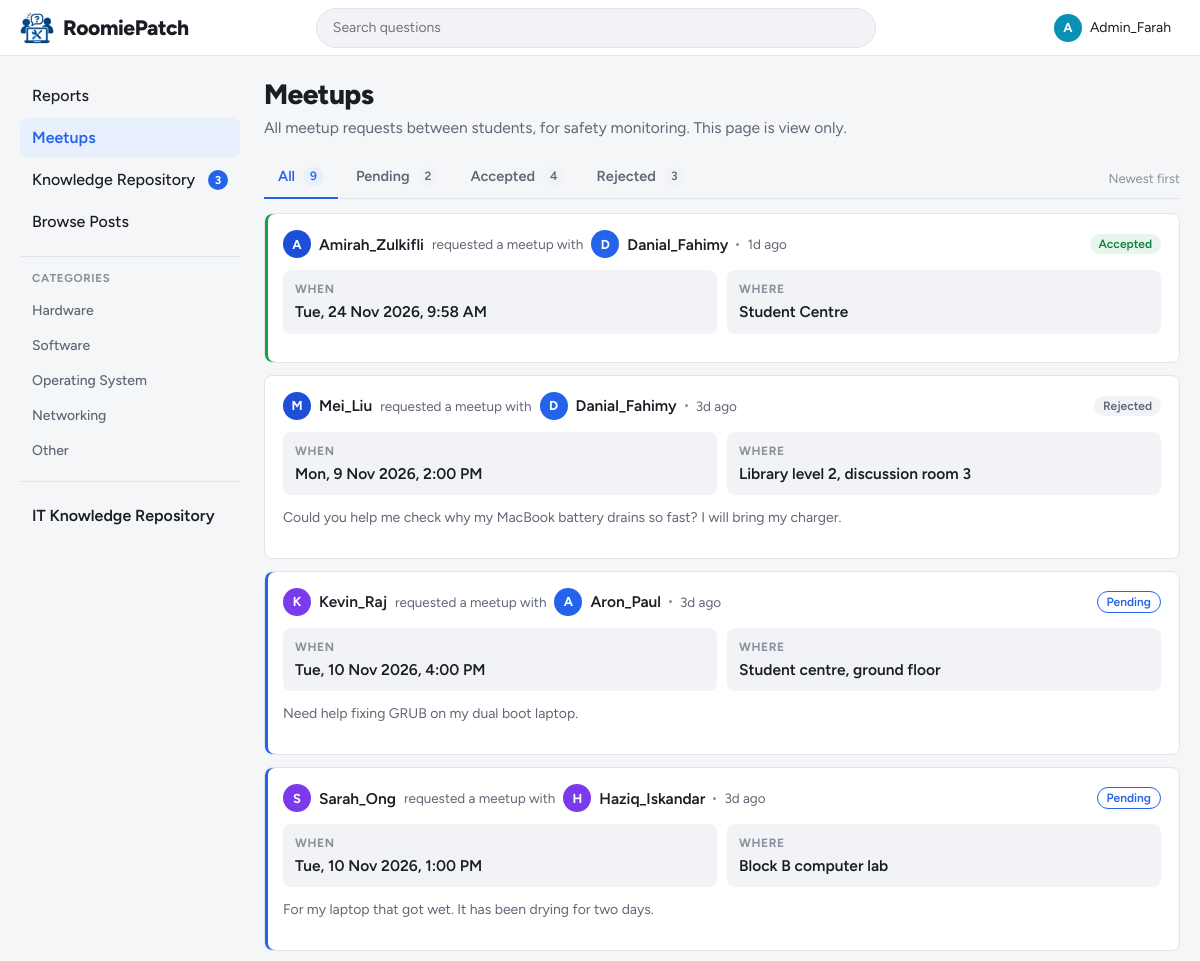
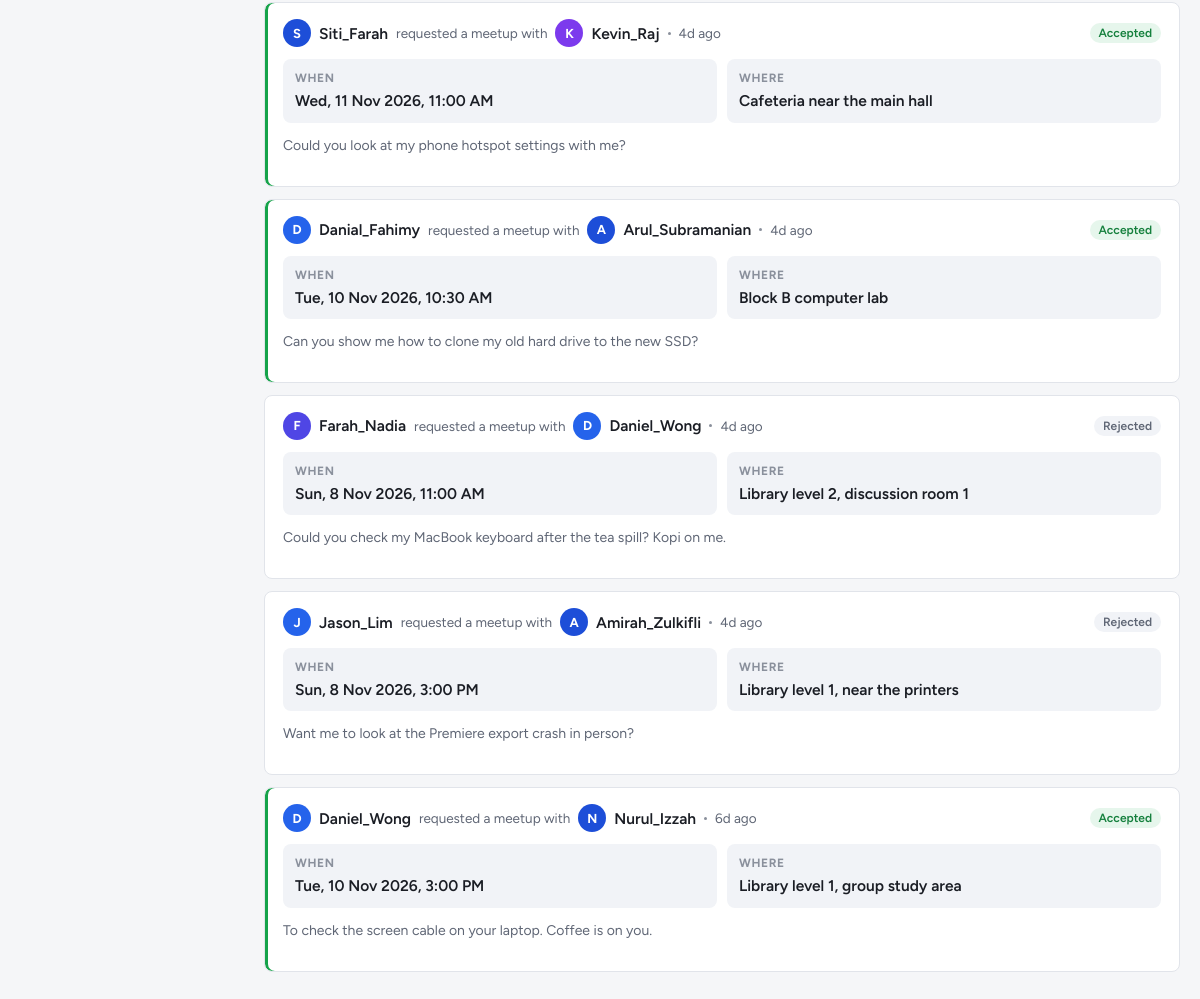
The page /admin/meetups.php (signed in) on the database its author committed (2 pictures, top to bottom).
### tables this page shows
CREATE TABLE categories (
    category_id   INT AUTO_INCREMENT PRIMARY KEY,
    category_name VARCHAR(50) NOT NULL UNIQUE
);

CREATE TABLE meetup_requests (
    meetup_id         INT AUTO_INCREMENT PRIMARY KEY,
    requester_id      INT NOT NULL,
    recipient_id      INT NOT NULL,
    proposed_datetime DATETIME NOT NULL,
    location          VARCHAR(150) NOT NULL,
    message           TEXT NULL,
    status            ENUM('Pending', 'Accepted', 'Rejected') NOT NULL DEFAULT 'Pending',
    created_at        DATETIME NOT NULL DEFAULT CURRENT_TIMESTAMP,
     
    updated_at        DATETIME NOT NULL DEFAULT CURRENT_TIMESTAMP ON UPDATE CURRENT_TIMESTAMP,
    FOREIGN KEY (requester_id) REFERENCES users(user_id) ON DELETE CASCADE,
    FOREIGN KEY (recipient_id) REFERENCES users(user_id) ON DELETE CASCADE
);

CREATE TABLE users (
    user_id   INT AUTO_INCREMENT PRIMARY KEY,
    username  VARCHAR(50)  NOT NULL UNIQUE,
    login_id  VARCHAR(20)  NOT NULL UNIQUE,       
    password  VARCHAR(255) NOT NULL,              
    role      ENUM('student', 'admin') NOT NULL DEFAULT 'student',
     
     
    reputation INT NOT NULL DEFAULT 0,
     
     
    is_certified_technician TINYINT(1) NOT NULL DEFAULT 0,
    bio       TEXT NULL
);

### admin/meetups.php (the view, shortened to what this page needs)
<?php
$active = 'meetups';
include '../includes/header.php';
$statuses = ['Pending', 'Accepted', 'Rejected'];
$status = ucfirst(strtolower(get_text('status')));
if (!in_array($status, $statuses, true)) {
    $status = '';
}
$counts = ['Pending' => 0, 'Accepted' => 0, 'Rejected' => 0];
foreach ($conn->query('SELECT status, COUNT(*) AS total FROM meetup_requests GROUP BY status') as $row) {
    $counts[$row['status']] = (int) $row['total'];
}
$total = array_sum($counts);
$sql = 'SELECT m.*, req.username AS requester_name, rec.username AS recipient_name
        FROM meetup_requests m
        JOIN users req ON req.user_id = m.requester_id
        JOIN users rec ON rec.user_id = m.recipient_id';
if ($status !== '') {
    $stmt = $conn->prepare($sql . ' WHERE m.status = ? ORDER BY m.created_at DESC');
    $stmt->bind_param('s', $status);
} else {
    $stmt = $conn->prepare($sql . ' ORDER BY m.created_at DESC');
}
$stmt->execute();
$meetups = $stmt->get_result()->fetch_all(MYSQLI_ASSOC);
$profile_url = BASE_URL . 'student/profile.php?id=';
?>
<main class="content">
    <div class="page-head">
        <h1>Meetups</h1>
        <p>All meetup requests between students, for safety monitoring. This page is view only.</p>
    </div>
    <div class="tabs-row">
        <nav class="tabs" aria-label="Meetup status">
            <a class="tab<?= $status === '' ? ' active' : '' ?>" href="meetups.php" <?= $status === '' ? 'aria-current="page"' : '' ?>>
                All <span class="tab-count"><?= $total ?></span>
            </a>
            <?php foreach ($statuses as $s): ?>
                <a class="tab<?= $status === $s ? ' active' : '' ?>" href="meetups.php?status=<?= strtolower($s) ?>"
                   <?= $status === $s ? 'aria-current="page"' : '' ?>>
                    <?= $s ?> <span class="tab-count"><?= $counts[$s] ?></span>
                </a>
            <?php endforeach; ?>
        </nav>
        <span class="sort-label">Newest first</span>
    </div>
    <?php if (!$meetups): ?>
        <div class="feed">
            <div class="empty-state">
                <strong>No meetup requests<?= $status !== '' ? ' with this status' : '' ?></strong>
                Meetup requests sent between students will appear here.
            </div>
        </div>
    <?php else: ?>
        <div class="report-list">
            <?php foreach ($meetups as $m): ?>
                <?php $status_class = strtolower($m['status']); ?>
                <article class="meetup-card <?= $status_class ?>">
                    <div class="meetup-head">
                        <a class="author-chip" href="<?= $profile_url . (int) $m['requester_id'] ?>">
                            <?= avatar($m['requester_name'], 'sm') ?><?= e($m['requester_name']) ?>
                        </a>
                        <span class="muted">requested a meetup with</span>
                        <a class="author-chip" href="<?= $profile_url . (int) $m['recipient_id'] ?>">
                            <?= avatar($m['recipient_name'], 'sm') ?><?= e($m['recipient_name']) ?>
                        </a>
                        <span class="dot" aria-hidden="true"></span>
                        <time class="muted" datetime="<?= e($m['created_at']) ?>"><?= e(time_ago($m['created_at'])) ?></time>
                        <span class="meetup-status <?= $status_class ?>"><?= e($m['status']) ?></span>
                    </div>
                    <dl class="meetup-details">
                        <div><dt>When</dt><dd><?= e(meetup_time($m['proposed_datetime'])) ?></dd></div>
                        <div><dt>Where</dt><dd><?= e($m['location']) ?></dd></div>
                    </dl>
                    <?php if ($m['message'] !== null && $m['message'] !== ''): ?>
                        <p class="meetup-message"><?= nl2br(e($m['message'])) ?></p>
                    <?php endif; ?>
                </article>
            <?php endforeach; ?>
        </div>
    <?php endif; ?>
</main>
<?php include '../includes/footer.php'; ?>

### includes/functions.php (shortened to what this page needs)
<?php
function e($text)
{
    return htmlspecialchars((string) $text, ENT_QUOTES, 'UTF-8');
}
function time_ago($datetime)
{
    $seconds = time() - strtotime($datetime);
    if ($seconds < 7 * 86400) {
        return floor($seconds / 86400) . 'd ago';
    }
    return date('j M Y', strtotime($datetime));
}
function meetup_time($datetime)
{
    return date('D, j M Y, g:i A', strtotime($datetime));
}
function avatar($username, $size = 'md')
{
    $colours = ['#2563eb', '#0891b2', '#4f46e5', '#0d9488', '#7c3aed', '#1d4ed8'];
    $colour = $colours[crc32($username) % count($colours)];
    $letter = strtoupper(mb_substr($username, 0, 1));
    return '<span class="avatar avatar-' . e($size) . '" style="background:' . $colour . '" aria-hidden="true">'
        . e($letter) . '</span>';
}
function get_text($name, $max = 100)
{
    $value = $_GET[$name] ?? '';
    return mb_substr(trim($value), 0, $max);
}

### includes/sidebar.php (shortened to what this page needs)
<?php
function nav_link($key, $href, $icon_name, $label, $active, $badge = null)
{
    $class = $key === $active ? 'nav-link active' : 'nav-link';
    $current = $key === $active ? ' aria-current="page"' : '';
    $badge_html = '';
    if ($badge !== null) {
        $badge_html = '<span class="nav-badge" data-badge="' . $key . '"' . ($badge > 0 ? '' : ' hidden') . '>'
            . ($badge > 99 ? '99+' : $badge) . '</span>';
    }
    return '<a class="' . $class . '" href="' . BASE_URL . $href . '"' . $current . '>'
        . icon($icon_name) . '<span>' . e($label) . '</span>' . $badge_html . '</a>';
}
?>
<nav class="sidebar" aria-label="Main">
    <?php if ($is_admin): ?>
        <div class="nav-group">
            <?= nav_link('reports', 'admin/dashboard.php', 'flag', 'Reports', $active) ?>
            <?= nav_link('meetups', 'admin/meetups.php', 'meetup', 'Meetups', $active) ?>
            <?php $repo_pending = (int) $conn->query("SELECT COUNT(*) FROM repository_entries WHERE status = 'Pending'")->fetch_row()[0]; ?>
            <?= nav_link('repository_admin', 'admin/repository.php', 'book', 'Knowledge Repository', $active, $repo_pending) ?>
            <?= nav_link('browse', 'student/browse.php', 'list', 'Browse Posts', $active) ?>
        </div>
    <?php endif; ?>
    <div class="nav-group">
        <h2 class="nav-heading">Categories</h2>
        <?php
        $categories = $conn->query('SELECT category_id, category_name FROM categories ORDER BY category_id');
        while ($cat = $categories->fetch_assoc()):
        ?>
            <a class="nav-link nav-link-plain" href="<?= BASE_URL ?>student/browse.php?category=<?= (int) $cat['category_id'] ?>">
                <?= e($cat['category_name']) ?>
            </a>
        <?php endwhile; ?>
    </div>
    <div class="nav-group nav-group-repo">
        <?= nav_link('repository', 'student/repository.php', 'book', 'IT Knowledge Repository', $active) ?>
    </div>
</nav>

### rows shown on the page
categories: category_name "Hardware"
categories: category_name "Software"
categories: category_name "Operating System"
categories: category_name "Networking"
categories: category_name "Other"
meetup_requests: requester.username "A D", requester.username "Amirah_Zulkifli", recipient.username "Danial_Fahimy", created_at "1d ago", status "Accepted", proposed_datetime "Tue, 24 Nov 2026, 9:58 AM", location "Student Centre"
meetup_requests: requester.username "M D", requester.username "Mei_Liu", recipient.username "Danial_Fahimy", created_at "3d ago", status "Rejected", proposed_datetime "Mon, 9 Nov 2026, 2:00 PM", location "Library level 2, discussion room 3", message "Could you help me check why my MacBook battery drains so fast? I will bring my charger."
meetup_requests: requester.username "K A", requester.username "Kevin_Raj", recipient.username "Aron_Paul", created_at "3d ago", status "Pending", proposed_datetime "Tue, 10 Nov 2026, 4:00 PM", location "Student centre, ground floor", message "Need help fixing GRUB on my dual boot laptop."
meetup_requests: requester.username "S H", requester.username "Sarah_Ong", recipient.username "Haziq_Iskandar", created_at "3d ago", status "Pending", proposed_datetime "Tue, 10 Nov 2026, 1:00 PM", location "Block B computer lab", message "For my laptop that got wet. It has been drying for two days."
meetup_requests: requester.username "S K", requester.username "Siti_Farah", recipient.username "Kevin_Raj", created_at "4d ago", status "Accepted", proposed_datetime "Wed, 11 Nov 2026, 11:00 AM", location "Cafeteria near the main hall", message "Could you look at my phone hotspot settings with me?"
meetup_requests: requester.username "D A", requester.username "Danial_Fahimy", recipient.username "Arul_Subramanian", created_at "4d ago", status "Accepted", proposed_datetime "Tue, 10 Nov 2026, 10:30 AM", location "Block B computer lab", message "Can you show me how to clone my old hard drive to the new SSD?"
meetup_requests: requester.username "F D", requester.username "Farah_Nadia", recipient.username "Daniel_Wong", created_at "4d ago", status "Rejected", proposed_datetime "Sun, 8 Nov 2026, 11:00 AM", location "Library level 2, discussion room 1", message "Could you check my MacBook keyboard after the tea spill? Kopi on me."
meetup_requests: requester.username "J A", requester.username "Jason_Lim", recipient.username "Amirah_Zulkifli", created_at "4d ago", status "Rejected", proposed_datetime "Sun, 8 Nov 2026, 3:00 PM", location "Library level 1, near the printers", message "Want me to look at the Premiere export crash in person?"
meetup_requests: requester.username "D N", requester.username "Daniel_Wong", recipient.username "Nurul_Izzah", created_at "6d ago", status "Accepted", proposed_datetime "Tue, 10 Nov 2026, 3:00 PM", location "Library level 1, group study area", message "To check the screen cable on your laptop. Coffee is on you."

### other values the page prints
$letter "A"
$_SESSION['username'] "Admin_Farah"
$label "Reports Meetups Knowledge Repository Browse Posts IT Knowledge Repository"
$badge "3"
$total "9"
$s "Pending"
$counts[$s] "2"
$s "Accepted"
$counts[$s] "4"
$s "Rejected"
$counts[$s] "3"
